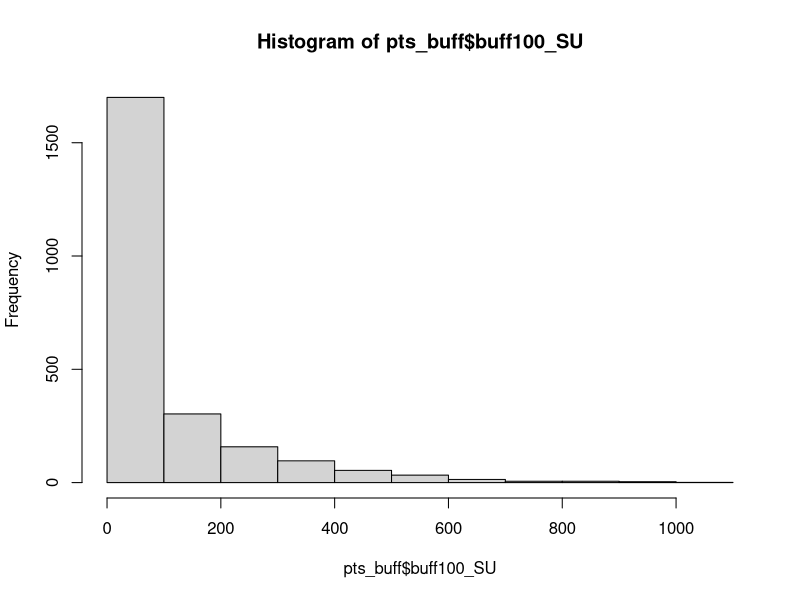
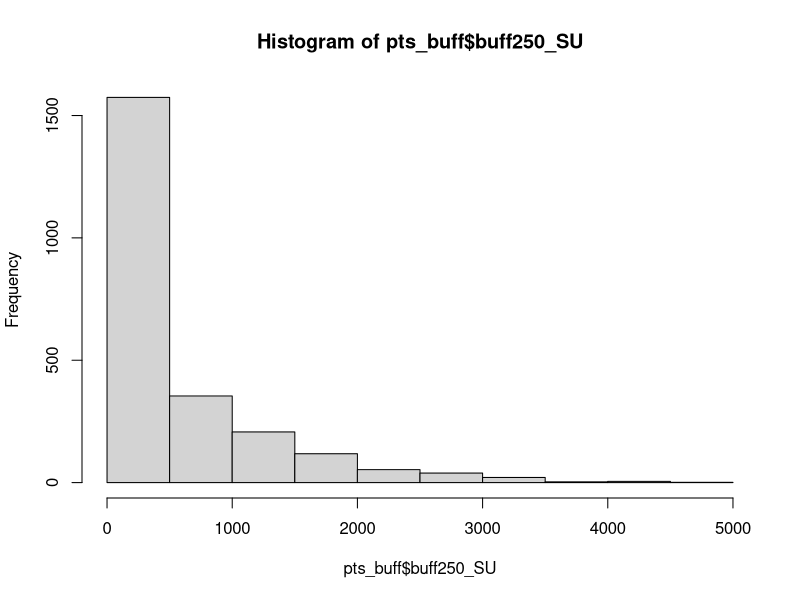
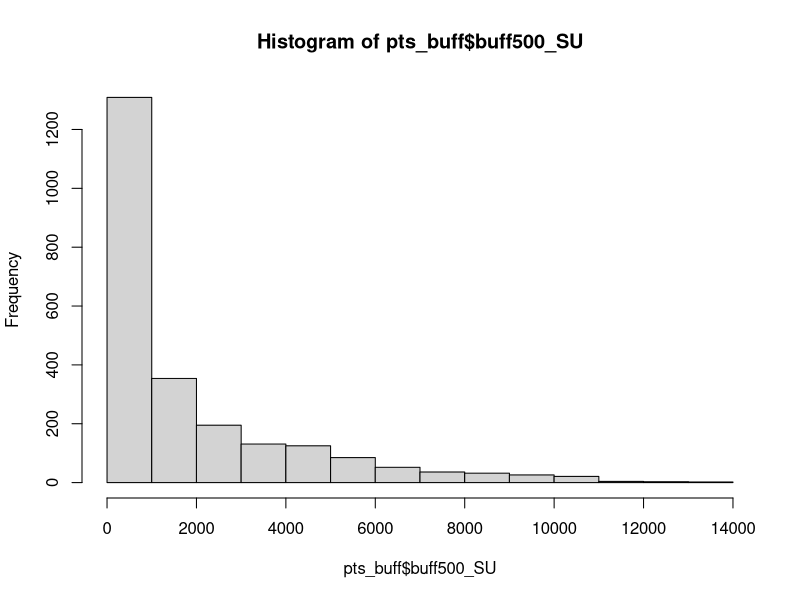
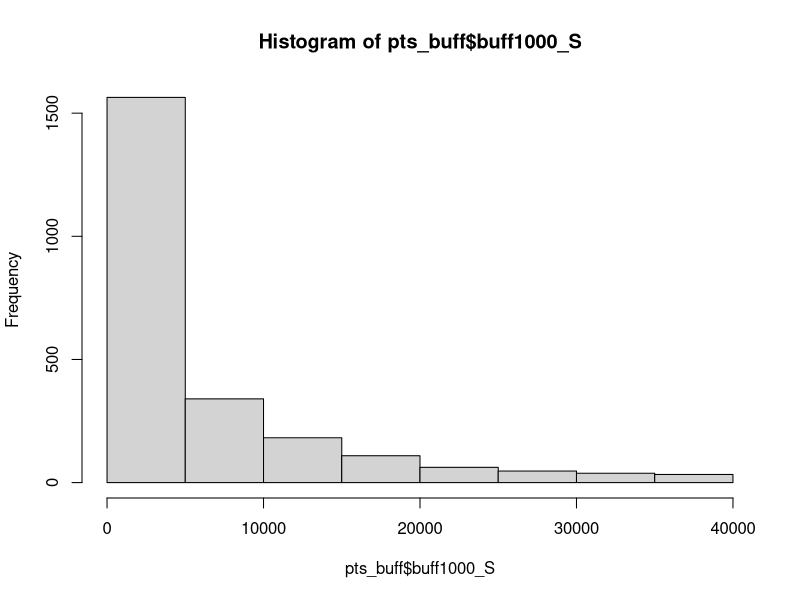
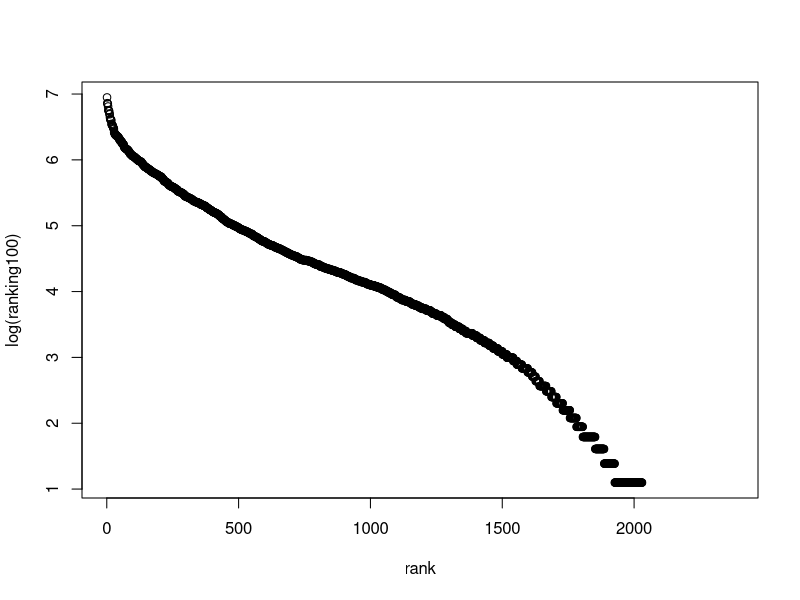
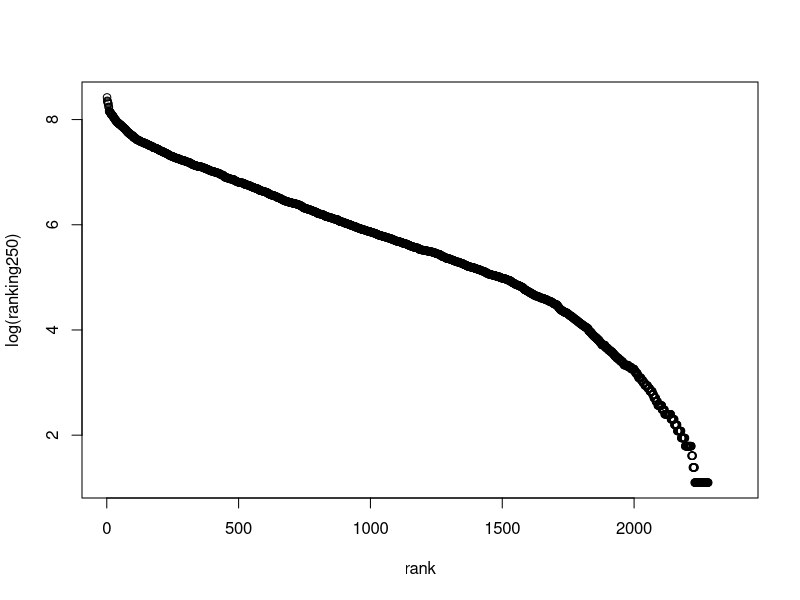
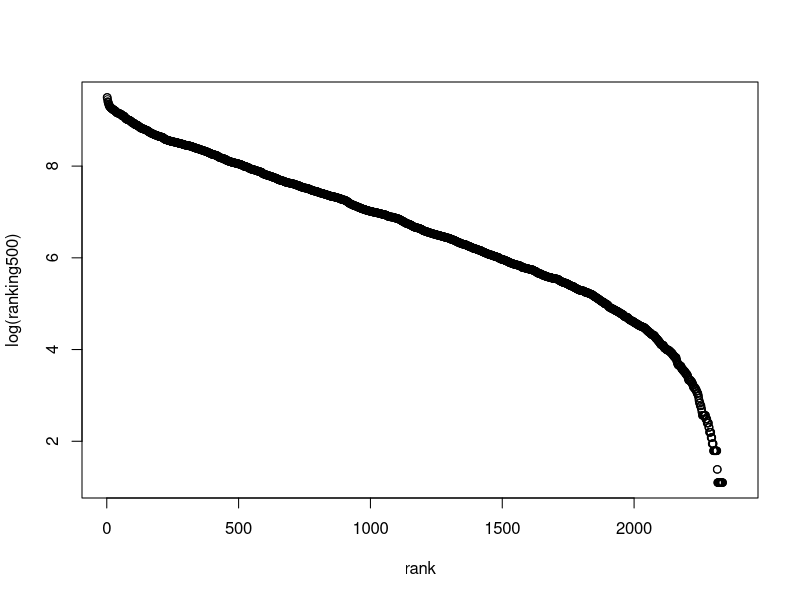
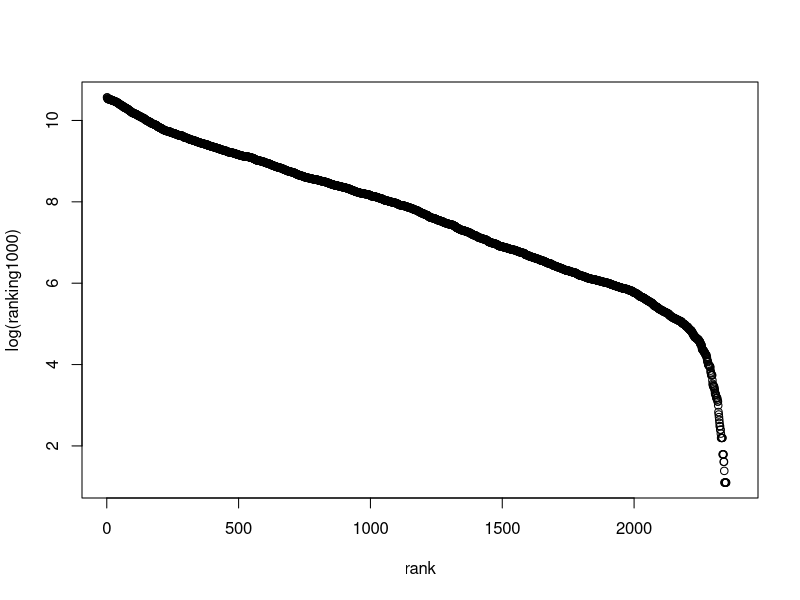

Write the R code that produced these figures, in order.
# WD and data
setwd("/Users/admin/Desktop/-MyFucknUnil-/DataViz/TPVD/data")
list.files(getwd())
pts_buff = data.frame(read.csv("pts_buff.csv", header=TRUE, sep=","))

# Replacing NA values into dataframe
pts_buff[is.na(pts_buff)] <- 0

# Histogram of values
hist(pts_buff$buff100_SU)
hist(pts_buff$buff250_SU)
hist(pts_buff$buff500_SU)
hist(pts_buff$buff1000_S)

# Ranking of values
ranking100 = sort(pts_buff$buff100_SU, decreasing = TRUE)
ranking250 = sort(pts_buff$buff250_SU, decreasing = TRUE)
ranking500 = sort(pts_buff$buff500_SU, decreasing = TRUE)
ranking1000 = sort(pts_buff$buff1000_S, decreasing = TRUE)

# Empty vector for rank values
rank = vector(mode = "numeric", length = 2375)
for (i in 1:2375) {
  rank[i] = i
}

# Plot of values
plot(rank, log(ranking100))
plot(rank, log(ranking250))
plot(rank, log(ranking500))
plot(rank, log(ranking1000))

